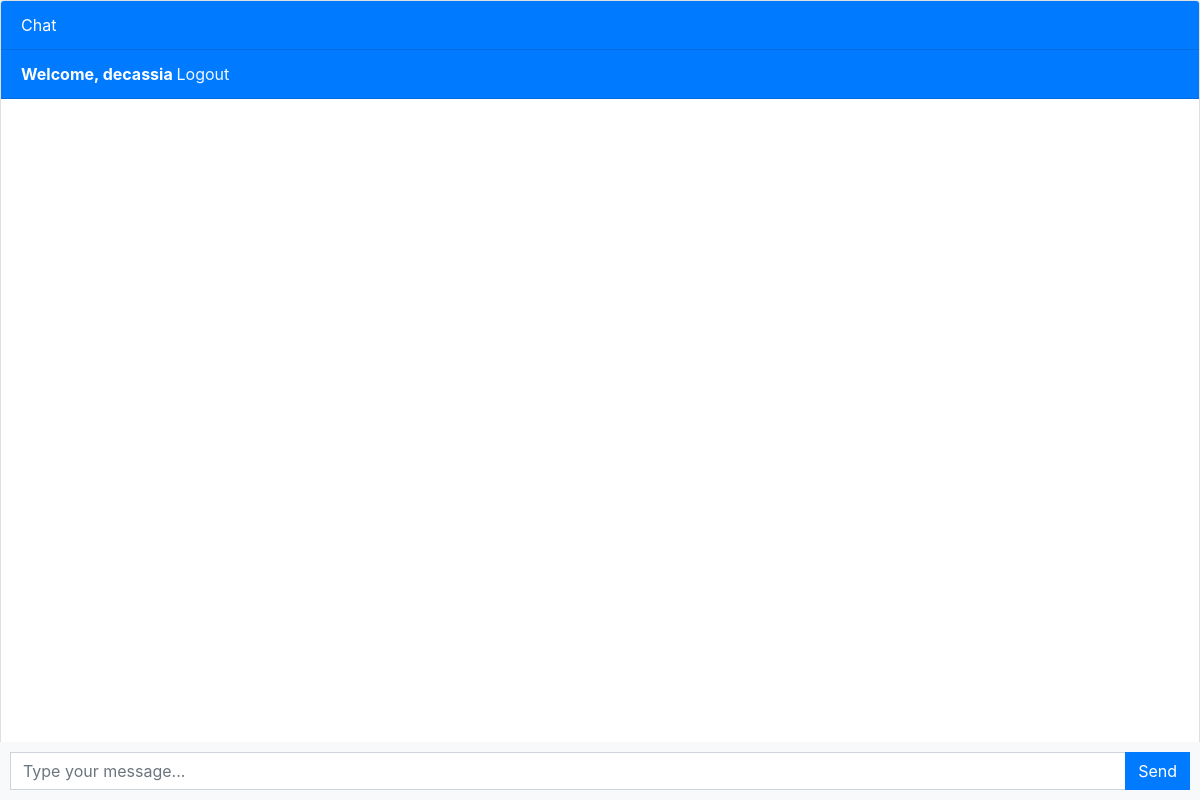
Before: / (signed in) with the older database file.
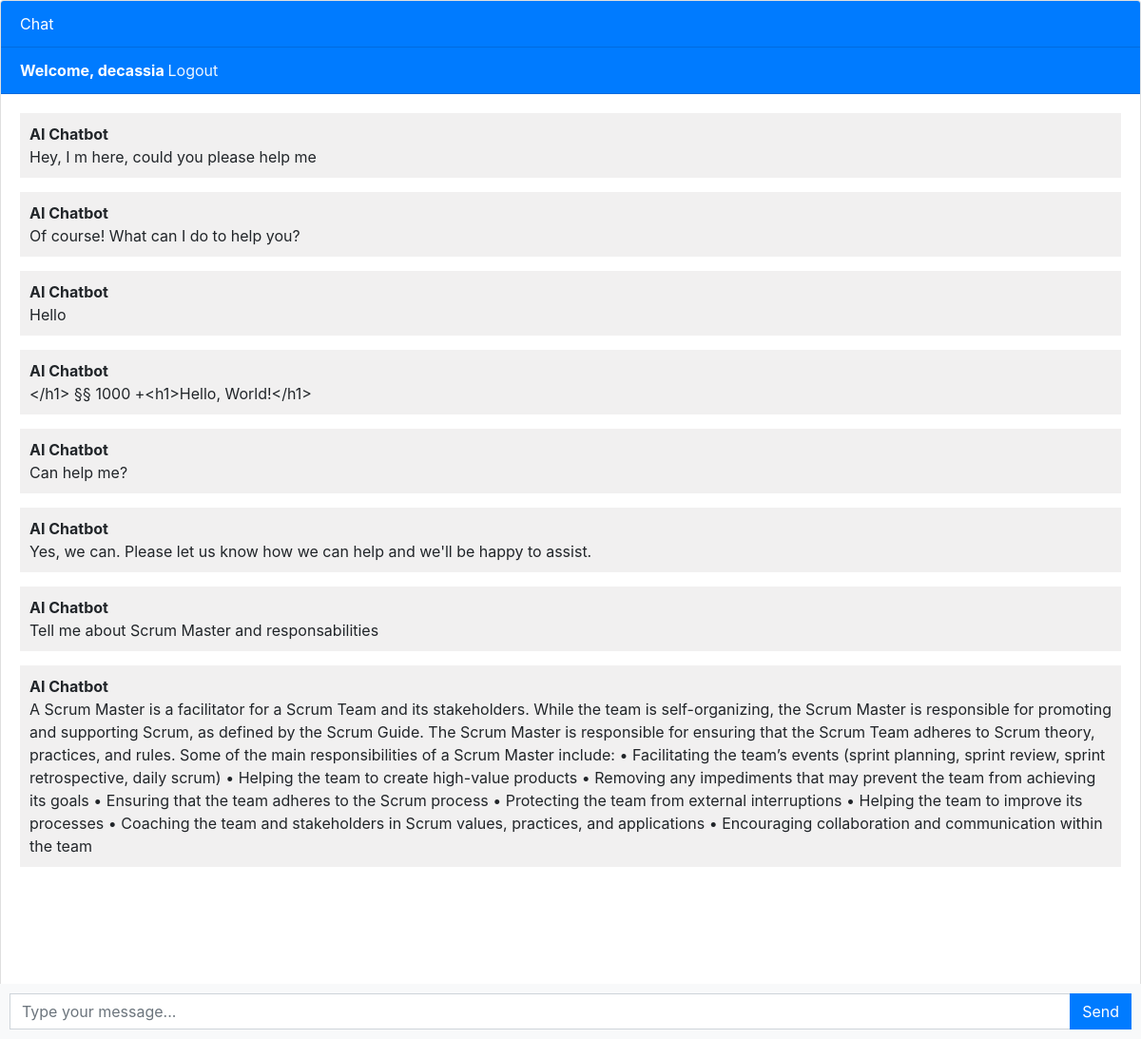
After: the same page with the newer database file.
### chatbot/models.py (models this page shows, shortened)
class Chat(models.Model):
    user = models.ForeignKey(User, on_delete=models.CASCADE)
    message = models.TextField()
    response = models.TextField()
    created_at = models.DateTimeField(auto_now=True)

### chatbot/views.py (the view)
# urls.py: path('', views.chatbot, name='chatbot'),
def chatbot(request):
    chats = Chat.objects.filter(user=request.user)
    if request.method == 'POST':
        message = request.POST.get('message')
        response = ask_openai(message)
        chat = Chat(user=request.user, message=message, response=response, created_at=timezone.now())
        chat.save()
        return JsonResponse({'message': message, 'response': response})
    return render(request, 'chatbot.html', {'chats': chats})

### templates/chatbot.html (shortened to what this page needs)
{% extends 'base.html' %}
{% block content %}
<div class="chat-container">
  <div class="card flex-grow-1">
    <div class="card-header bg-primary text-white">Chat</div>
    {% if user.is_authenticated %}
         <div class="card-header bg-primary text-white" ><b>Welcome, {{ user.username }}   </b><a style="color: aliceblue" href="logout">Logout</a>
         </div>
    {% else %}
         <div class="card-header bg-primary text-white" ><a style="color: aliceblue" href="login">Login</a>
               <a style="color: aliceblue href="register">Register</a>
         </div>
    {% endif %}
    <div class="card-body messages-box">
      <ul class="list-unstyled messages-list">
          {% for chat in chats %}
              {% if chat.user == request.user %}
                  <li class="message received">
                      <div class="message-text">
                        <div class="message-sender">
                          <b>AI Chatbot</b>
                        </div>
                        <div class="message-content">
                           {{ chat.message }}
                        </div>
                      </div>
                    </li>
                    <li class="message received">
                      <div class="message-text">
                        <div class="message-sender">
                          <b>AI Chatbot</b>
                        </div>
                        <div class="message-content">
                           {{ chat.response }}
                        </div>
                      </div>
                    </li>
              {% endif %}
          {% endfor %}
      </ul>
    </div>
    <br><br>
    <br><br>
    <br><br>
  </div>
  <form class="message-form">
    <div class="input-group">
      <input type="text" class="form-control message-input" placeholder="Type your message...">
      <div class="input-group-append">
        <button type="submit" class="btn btn-primary btn-send">Send</button>
      </div>
    </div>
  </form>
</div>
{% endblock content %}

Changed rows visible on the page:
added Chat: message "Hey, I m here, could you please help me", response "Of course! What can I do to help you?"
added Chat: message "Hello", response "</h1> §§ 1000 +<h1>Hello, World!</h1>"
added Chat: message "Can help me?", response "Yes, we can. Please let us know how we can help and we'll be happy to assist."
added Chat: message "Tell me about Scrum Master and responsabilities", response "A Scrum Master is a facilitator for a Scrum Team and its stakeholders. While the team is self-organizing, the Scrum Master is responsible for promoting and supporting Scrum, as defined by the Scrum Guide. The Scrum Master is responsible for ensuring that the Scrum Team adheres to Scrum theory, practices, and rules. Some of the main responsibilities of a Scrum Master include: • Facilitating the team’s events (sprint planning, sprint review, sprint retrospective, daily scrum) • Helping the team to create high-value products • Removing any impediments that may prevent the team from achieving its goals • Ensuring that the team adheres to the Scrum process • Protecting the team from external…"
